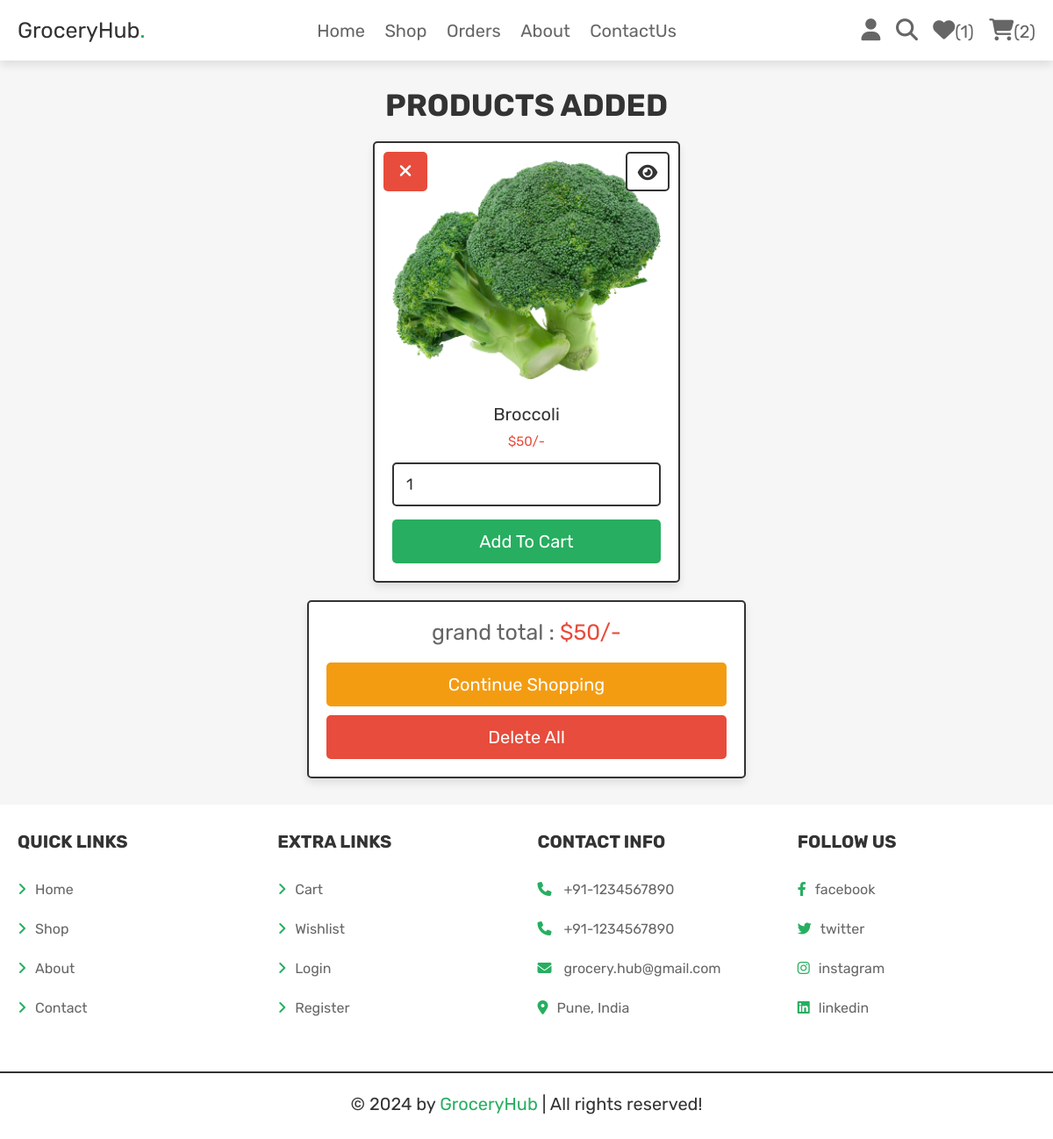
The app's page /wishlist.php (signed in) with its own data.
### tables this page shows
CREATE TABLE `wishlist` (
  `id` int(100) NOT NULL,
  `user_id` int(100) NOT NULL,
  `pid` int(100) NOT NULL,
  `name` varchar(100) NOT NULL,
  `price` int(100) NOT NULL,
  `image` varchar(100) NOT NULL
);

### wishlist.php (the view, shortened to what this page needs)
<?php
@include 'config.php';
$user_id = $_SESSION['user_id'];
?>
<!DOCTYPE html>
<html lang="en">
<head>
   <link rel="stylesheet" href="https://cdnjs.cloudflare.com/ajax/libs/font-awesome/6.1.1/css/all.min.css">
   <link rel="stylesheet" href="css/style.css">
</head>
<body>
<?php include 'header.php'; ?>
<section class="wishlist">
   <h1 class="title">products added</h1>
   <div class="box-container">
   <?php
      $grand_total = 0;
      $select_wishlist = $conn->prepare("SELECT * FROM `wishlist` WHERE user_id = ?");
      $select_wishlist->execute([$user_id]);
      if($select_wishlist->rowCount() > 0){
         while($fetch_wishlist = $select_wishlist->fetch(PDO::FETCH_ASSOC)){
   ?>
   <form action="" method="POST" class="box">
      <a href="wishlist.php?delete=<?= $fetch_wishlist['id']; ?>" class="fas fa-times" onclick="return confirm('delete this from wishlist?');"></a>
      <a href="view_page.php?pid=<?= $fetch_wishlist['pid']; ?>" class="fas fa-eye"></a>
      <img src="uploaded_img/<?= $fetch_wishlist['image']; ?>" alt="">
      <div class="name"><?= $fetch_wishlist['name']; ?></div>
      <div class="price">$<?= $fetch_wishlist['price']; ?>/-</div>
      <input type="number" min="1" value="1" class="qty" name="p_qty">
      <input type="submit" value="add to cart" name="add_to_cart" class="btn">
   </form>
   <?php
      $grand_total += $fetch_wishlist['price'];
      }
   }else{
      echo '<p class="empty">your wishlist is empty</p>';
   }
   ?>
   </div>
   <div class="wishlist-total">
      <p>grand total : <span>$<?= $grand_total; ?>/-</span></p>
      <a href="shop.php" class="option-btn">continue shopping</a>
      <a href="wishlist.php?delete_all" class="delete-btn <?= ($grand_total > 1)?'':'disabled'; ?>">delete all</a>
   </div>
</section>
<?php include 'footer.php'; ?>
</body>
</html>

### css/style.css (style rules this page uses)
.wishlist .box-container { display: grid; grid-template-columns: repeat(auto-fit, 35rem); gap:1.5rem; justify-content: center; align-items: flex-start; }
.wishlist .box-container .box { padding:2rem; text-align: center; border:var(--border); background-color: var(--white); box-shadow: var(--box-shadow); border-radius: .5rem; position: relative; }
.wishlist .box-container .box .price { padding:1rem 0; color:var(--red); font-size: 1.5rem; }
.wishlist .box-container .box .fa-eye { position: absolute; top:1rem; right:1rem; border-radius: .5rem; height: 4.5rem; line-height: 4.3rem; width: 5rem; border:var(--border); color:var(--black); font-size: 2rem; background-color: var(--white); }
.wishlist .box-container .box .fa-times { position: absolute; top:1rem; left:1rem; border-radius: .5rem; height: 4.5rem; line-height: 4.3rem; width: 5rem; color:var(--white); font-size: 2rem; background-color: var(--red); }
.wishlist .box-container .box img { width: 100%; margin-bottom: 1rem; }
.wishlist .box-container .box .name { font-size: 2rem; color:var(--black); padding-top: 1rem; }
.wishlist .box-container .box .qty { margin:.5rem 0; border-radius: .5rem; padding:1.2rem 1.4rem; font-size: 1.8rem; color:var(--black); border:var(--border); width: 100%; }
.wishlist .wishlist-total { max-width: 50rem; margin: 0 auto; margin-top: 2rem; padding:2rem; text-align: center; border:var(--border); background-color: var(--white); box-shadow: var(--box-shadow); border-radius: .5rem; }
.wishlist .wishlist-total p { margin-bottom: 2rem; font-size: 2.5rem; color:var(--light-color); }
.wishlist .wishlist-total p span { color:var(--red); }

### css/components.css (style rules this page uses)
:root { --green:#27ae60; --orange:#f39c12; --red:#e74c3c; --black:#333; --light-color:#666; --white:#fff; --light-bg:#f6f6f6; --border:.2rem solid var(--black); --box-shadow:0 .5rem 1rem rgba(0,0,0,.1); }
* { font-family: 'Rubik', sans-serif; margin:0; padding:0; box-sizing: border-box; outline: none; border:none; text-decoration: none; color:var(--black); }
body { background-color: var(--light-bg); }
html { font-size: 62.5%; overflow-x: hidden; scroll-behavior: smooth; scroll-padding-top: 6.5rem; }
section { padding:3rem 2rem; max-width: 1200px; margin:0 auto; }
.btn, .delete-btn, .option-btn { display: block; width: 100%; margin-top: 1rem; border-radius: .5rem; color:var(--white); font-size: 2rem; padding:1.3rem 3rem; text-transform: capitalize; cursor: pointer; text-align: center; }
.btn { background-color: var(--green); }
.delete-btn { background-color: var(--red); }
.option-btn { background-color: var(--orange); }
.title { text-align: center; margin-bottom: 2rem; text-transform: uppercase; color:var(--black); font-size: 3.5rem; }

### records on screen
wishlist: image (picture), name "Broccoli", price "50"

### other values on screen
$count_wishlist_items->rowCount() "1"
$count_cart_items->rowCount() "2"
$grand_total "50"
